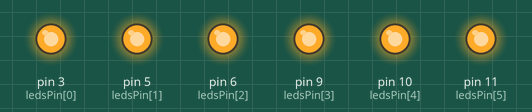
This sketch was run on a simulated Arduino Uno, built with avr-gcc and run on an emulated ATmega328P. Shown: output pins drawn as LEDs (lit = HIGH).

Above: at 2.5 s.
At 7.5 s:
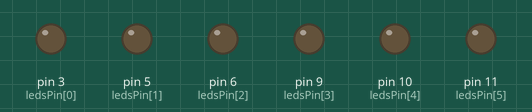
Timing chart, 0 to 13.0 s (numbered marks = the images above):
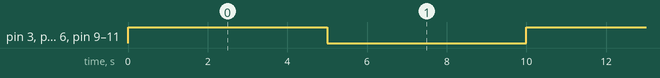

Measured:
- by itself, pin 3 (ledsPin[0]), pin 5 (ledsPin[1]), pin 6 (ledsPin[2]), pin 9 (ledsPin[3]), pin 10 (ledsPin[4]), pin 11 (ledsPin[5]): alternates HIGH for 5.0 s and LOW for 5.0 s

The sketch:

Step-1A-Test.ino
```cpp
 /*
   Udemy Course - Crazy about Arduino - Level 1 - Your Starting Point
   Step-1A - LEDs Test and Animation Wave

   Created by Idan Gabrieli
*/
// ******************************************
// Mapping all LEDs physical connections to Arduino digital PINs
const int ledsPin[]={3,5,6,9,10,11};
// ******************************************
void setup()
{
    for (int i=0; i<6; i++)        // set all LEDs to output
      pinMode(ledsPin[i], OUTPUT);
}
// ******************************************
void loop()
{
  for (int i=0; i<6; i++)
          digitalWrite(ledsPin[i], HIGH);   // turn ON
  delay(5000);
  for (int i=0; i<6; i++)
      digitalWrite(ledsPin[i], LOW);        // turn OFF
  delay(5000);
}
// ******************************************
// END OF PROGRAM
```
